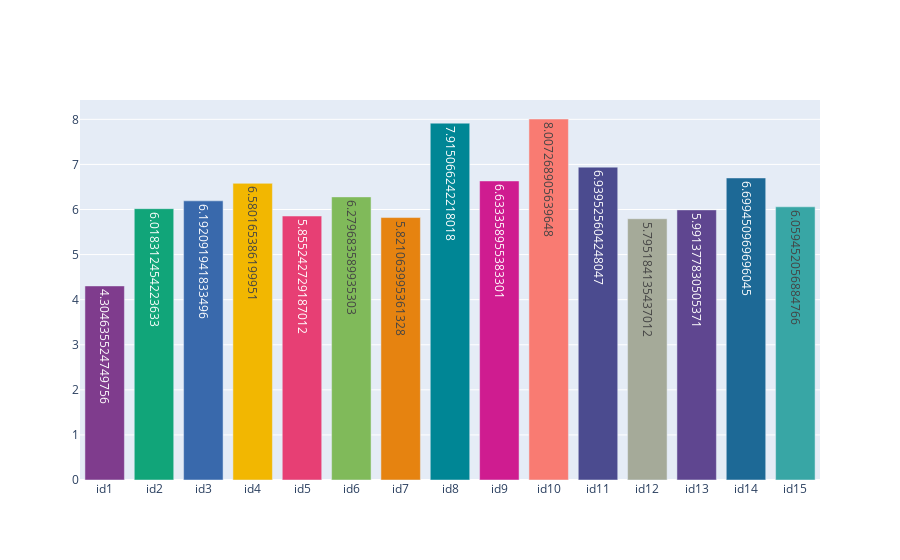

Here is the notebook cell this chart was saved with:
### Code cell
import plotly.graph_objects as go

fig = go.Figure()

fig.add_trace(go.Bar(x=[f'id{i}' for i in range(1, 16)],
                     y=lenet_error, 
                     text = lenet_error,
                     textposition='auto', 
                     marker_color=['#7F3C8D','#11A579','#3969AC','#F2B701','#E73F74',
                                   '#80BA5A','#E68310','#008695','#CF1C90','#f97b72',
                                   '#4b4b8f','#A5AA99','#5F4690','#1D6996','#38A6A5']))
# #5F4690,#1D6996,#38A6A5,#0F8554,#73AF48,#EDAD08,#E17C05,#CC503E,#94346E,#6F4070,#994E95,#666666
fig.show()

### Figure 1 — Plotly figure (JSON) as saved in the notebook; plotly's stock layout.template omitted (floating-point values rounded to 4 significant figures)
{"data": [{"marker": {"color": ["#7F3C8D", "#11A579", "#3969AC", "#F2B701", "#E73F74", "#80BA5A", "#E68310", "#008695", "#CF1C90", "#f97b72", "#4b4b8f", "#A5AA99", "#5F4690", "#1D6996", "#38A6A5"]}, "text": ["4.304635524749756", "6.018312454223633", "6.192091941833496", "6.580165386199951", "5.855242729187012", "6.279683589935303", "5.821063995361328", "7.915066242218018", "6.633358955383301", "8.007268905639648", "6.939525604248047", "5.795184135437012", "5.991377830505371", "6.699450969696045", "6.059452056884766"], "textposition": "auto", "type": "bar", "x": ["id1", "id2", "id3", "id4", "id5", "id6", "id7", "id8", "id9", "id10", "id11", "id12", "id13", "id14", "id15"], "y": [4.305, 6.018, 6.192, 6.58, 5.855, 6.28, 5.821, 7.915, 6.633, 8.007, 6.94, 5.795, 5.991, 6.699, 6.059]}], "layout": {}}
